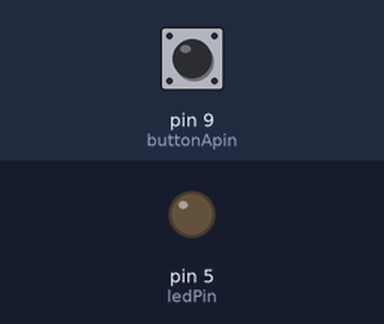
The sketch below on a simulated Arduino Uno, built with avr-gcc and run on an emulated ATmega328P. Parts: output pins drawn as LEDs (lit = HIGH). Dashed ring = blinking. The inputs (shaded band) are chosen by the test bench; at power-on: pin 9 (buttonApin) HIGH.

Above: at 1.2 s.
1.3 s: pin 9 (buttonApin) pulled LOW for 1 s
At 3.2 s:
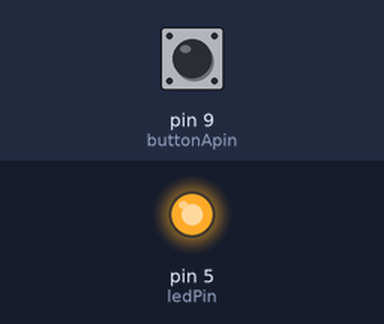
3.8 s: pin 9 (buttonApin) pulled LOW for 0.15 s
At 4.5 s:
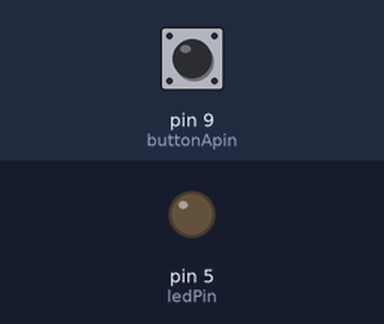
5.4 s: pin 9 (buttonApin) pulled LOW for 3.2 s
At 5.5 s:
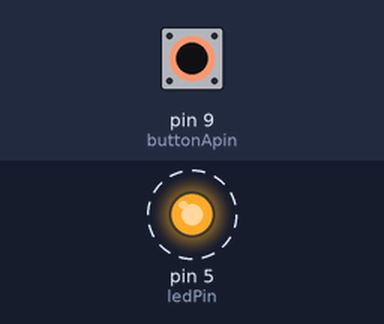
Timing chart, 0 to 9.9 s (numbered marks = the images above; inputs shaded):
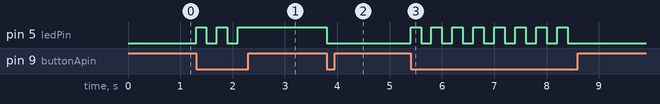

Measured:
- after the input at 1.3 s, pin 5 (ledPin): alternates HIGH for 0.20 s and LOW for 0.20 s, 5 changes in all, then stays HIGH, starting at once
- after the input at 3.8 s, pin 5 (ledPin): HIGH → LOW at once
- after the input at 5.4 s, pin 5 (ledPin): alternates HIGH for 0.20 s and LOW for 0.20 s, 16 changes in all, then stays LOW, starting at once

The sketch:

Toggle_Switch.ino
```cpp
// Make single input button act as a toggle,s delay to prevent multi-toggle on single press

int ledPin = 5;
int buttonApin = 9;
int buttonBpin = 8;
bool toggle = false;

void setup()
{
  pinMode(ledPin, OUTPUT);
  pinMode(buttonApin, INPUT_PULLUP);
}

void loop()
{
  if (digitalRead(buttonApin) == LOW) {
    if (toggle == false) {
    digitalWrite(ledPin, HIGH);
    toggle = true;
  } else {
    digitalWrite(ledPin, LOW);
    toggle = false;
  }
  delay(200);
  }
}
```
